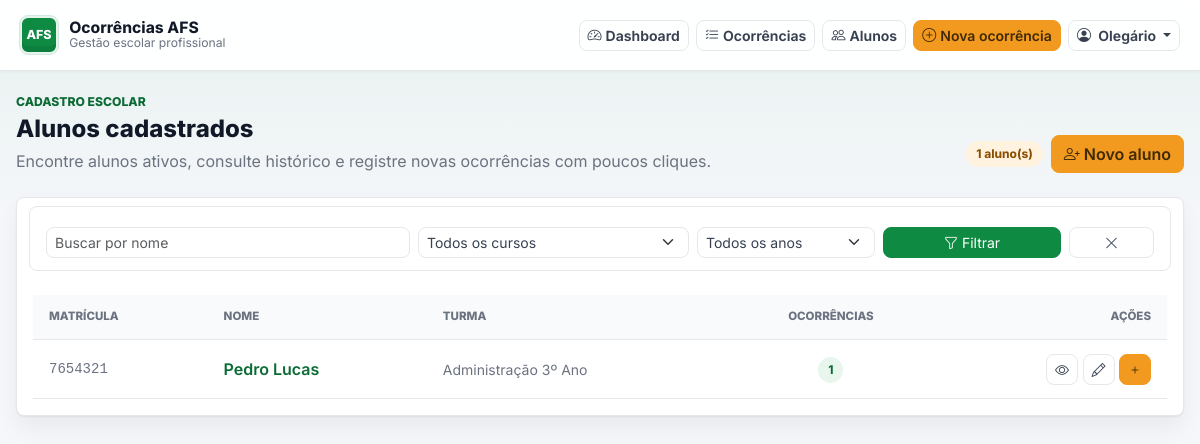
The page /alunos/ (signed in) on the database its author committed.
### ocorrencias/models.py (models this page shows, shortened)
class Aluno(models.Model):
    class Curso(models.TextChoices):
        ADMINISTRACAO = "administracao", "Administração"
        ENFERMAGEM = "enfermagem", "Enfermagem"
        INFORMATICA = "informatica", "Informática"
        LOGISTICA = "logistica", "Logística"
        DS = "ds", "Desenvolvimento de Sistemas"
    ANOS = [(1, "1º Ano"), (2, "2º Ano"), (3, "3º Ano")]
    matricula = models.CharField(max_length=20, unique=True, db_index=True)
    nome = models.CharField(max_length=200, db_index=True)
    curso = models.CharField(max_length=50, choices=Curso.choices, db_index=True)
    ano = models.PositiveSmallIntegerField(choices=ANOS, db_index=True)
    ativo = models.BooleanField(default=True)
    @property
    def turma(self):
        return f"{self.get_curso_display()} {self.get_ano_display()}"
    class Meta:
        ordering = ["nome"]
        verbose_name = "Aluno"
        verbose_name_plural = "Alunos"

### ocorrencias/views.py (the view)
# urls.py: path("alunos/", views.listar_alunos, name="listar_alunos"),
@login_required
def listar_alunos(request):
    alunos = Aluno.objects.filter(ativo=True).annotate(
        total_ocorrencias=Count("ocorrencias")
    )
    nome = request.GET.get("nome", "").strip()
    if nome:
        alunos = alunos.filter(nome__icontains=nome)
    curso = request.GET.get("curso", "")
    if curso:
        alunos = alunos.filter(curso=curso)
    ano = request.GET.get("ano", "")
    if ano:
        alunos = alunos.filter(ano=ano)
    paginator = Paginator(alunos, 20)
    page = paginator.get_page(request.GET.get("page"))
    context = {
        "alunos":   page,
        "page_obj": page,
        "cursos":   Aluno.Curso.choices,
        "anos":     [(str(v), l) for v, l in Aluno.ANOS],
    }
    return render(request, "ocorrencias/listar_alunos.html", context)

### ocorrencias/templates/ocorrencias/listar_alunos.html (shortened to what this page needs)
{% extends 'ocorrencias/base.html' %}
{% block content %}
<header class="d-flex flex-column flex-lg-row justify-content-between gap-3 align-items-lg-end mb-4">
  <div>
    <p class="page-kicker">Cadastro escolar</p>
    <h1 class="page-title">Alunos cadastrados</h1>
    <p class="page-description">Encontre alunos ativos, consulte histórico e registre novas ocorrências com poucos cliques.</p>
  </div>
  <div class="d-flex gap-2 align-items-center">
    <span class="badge badge-soft-warning">{{ page_obj.paginator.count }} aluno(s)</span>
    <a href="{% url 'cadastrar_aluno' %}" class="btn btn-warning fw-semibold">
      <i class="bi bi-person-plus me-1"></i>Novo aluno
    </a>
  </div>
</header>
<section class="card">
  <div class="card-body">
    <form method="GET" class="filter-bar row g-2 mb-4" aria-label="Filtros de alunos">
      <div class="col-md-4">
        <input id="filtro-nome" type="text" name="nome" class="form-control form-control-sm" placeholder="Buscar por nome" value="{{ request.GET.nome }}" />
      </div>
      <div class="col-md-3">
        <select id="filtro-curso" name="curso" class="form-select form-select-sm">
          <option value="">Todos os cursos</option>
        </select>
      </div>
      <div class="col-md-2">
        <select id="filtro-ano" name="ano" class="form-select form-select-sm">
          <option value="">Todos os anos</option>
        </select>
      </div>
      <div class="col-md-2">
        <button type="submit" class="btn btn-primary btn-sm w-100">
          <i class="bi bi-funnel me-1"></i>Filtrar
        </button>
      </div>
      <div class="col-md-1">
        <a href="{% url 'listar_alunos' %}" class="btn btn-outline-secondary btn-sm w-100" title="Limpar filtros" aria-label="Limpar filtros">
          <i class="bi bi-x-lg"></i>
        </a>
      </div>
    </form>
    {% if alunos %}
    <div class="table-responsive">
      <table class="table table-hover align-middle">
        <thead>
          <tr>
            <th class="ps-3">Matrícula</th>
            <th>Nome</th>
            <th>Turma</th>
            <th class="text-center">Ocorrências</th>
            <th class="text-end pe-3">Ações</th>
          </tr>
        </thead>
        <tbody>
          {% for aluno in alunos %}
          <tr>
            <td class="ps-3 text-muted small font-monospace">{{ aluno.matricula }}</td>
            <td class="fw-semibold">
              <a href="{% url 'detalhe_aluno' aluno.pk %}" class="text-decoration-none">{{ aluno.nome }}</a>
            </td>
            <td class="text-muted small">{{ aluno.turma }}</td>
            <td class="text-center">
              {% if aluno.total_ocorrencias > 0 %}
                <span class="badge {% if aluno.total_ocorrencias >= 5 %}badge-soft-danger{% elif aluno.total_ocorrencias >= 3 %}badge-soft-warning{% else %}badge-soft-success{% endif %}">
                  {{ aluno.total_ocorrencias }}
                </span>
              {% else %}
                <span class="text-muted small">—</span>
              {% endif %}
            </td>
            <td class="text-end pe-3">
              <a href="{% url 'detalhe_aluno' aluno.pk %}" class="btn btn-sm btn-outline-secondary" title="Ver histórico" aria-label="Ver histórico de {{ aluno.nome }}">
                <i class="bi bi-eye"></i>
              </a>
              <a href="{% url 'editar_aluno' aluno.pk %}" class="btn btn-sm btn-outline-secondary" title="Editar" aria-label="Editar {{ aluno.nome }}">
                <i class="bi bi-pencil"></i>
              </a>
              <a href="{% url 'cadastrar' %}?aluno={{ aluno.pk }}" class="btn btn-sm btn-warning" title="Nova ocorrência" aria-label="Nova ocorrência para {{ aluno.nome }}">
                <i class="bi bi-plus"></i>
              </a>
            </td>
          </tr>
          {% endfor %}
        </tbody>
      </table>
    </div>
    {% endif %}
  </div>
</section>
{% endblock %}

### ocorrencias/templates/ocorrencias/base.html (shortened to what this page needs)
{% load static %}
<!doctype html>
<html lang="pt-br">
  <head>
    <link href="https://cdn.jsdelivr.net/npm/bootstrap@5.3.0/dist/css/bootstrap.min.css" rel="stylesheet" />
    <link href="https://cdn.jsdelivr.net/npm/bootstrap-icons@1.10.5/font/bootstrap-icons.css" rel="stylesheet" />
    <link href="{% static 'ocorrencias/css/app.css' %}" rel="stylesheet" />
  </head>
  <body>
    <div class="app-shell">
      <nav class="navbar app-navbar sticky-top px-2 py-3">
        <div class="container-fluid">
          <a class="brand-lockup" href="{% url 'dashboard' %}" aria-label="Ir para o dashboard">
            <span class="brand-mark" aria-hidden="true">AFS</span>
            <span class="min-w-0">
              <span class="brand-title">Ocorrências AFS</span>
              <span class="brand-subtitle">Gestão escolar profissional</span>
            </span>
          </a>
          <div class="nav-actions d-flex align-items-center flex-wrap">
            <a href="{% url 'dashboard' %}" class="btn btn-outline-secondary btn-sm">
              <i class="bi bi-speedometer2 me-1"></i>Dashboard
            </a>
            <a href="{% url 'listar' %}" class="btn btn-outline-secondary btn-sm">
              <i class="bi bi-list-check me-1"></i>Ocorrências
            </a>
            <a href="{% url 'listar_alunos' %}" class="btn btn-outline-secondary btn-sm">
              <i class="bi bi-people me-1"></i>Alunos
            </a>
            <a href="{% url 'cadastrar' %}" class="btn btn-warning btn-sm fw-semibold">
              <i class="bi bi-plus-circle me-1"></i>Nova ocorrência
            </a>
            {% if user.is_authenticated %}
            <div class="dropdown">
              <button class="btn btn-outline-secondary btn-sm dropdown-toggle" type="button" data-bs-toggle="dropdown" aria-expanded="false">
                <i class="bi bi-person-circle me-1"></i>
                {{ user.get_full_name|default:user.username }}
              </button>
            </div>
            {% endif %}
          </div>
        </div>
      </nav>
      <main class="app-content">
        {% block content %}{% endblock %}
      </main>
    </div>
  </body>
</html>

### ocorrencias/static/ocorrencias/css/app.css (style rules this page uses)
:root { --afs-green: #0e8a43; --afs-green-dark: #0b6b35; --afs-green-soft: #e8f6ee; --afs-orange: #f29a1f; --afs-orange-soft: #fff3df; --afs-surface: #f5f7fa; --afs-border: #e5e7eb; --afs-text: #374151; --afs-muted: #6b7280; --afs-heading: #111827; --afs-danger: #dc2626; --afs-warning: #b45309; --afs-info: #2563eb; --afs-radius: 8px; --afs-shadow: 0 1px 2px rgba(17, 24, 39, 0.06), 0 12px 24px rgba(17, 24, 39, 0.06); --afs-focus: 0 0 0 0.25rem rgba(14, 138, 67, 0.2); }
* { letter-spacing: 0; }
body { min-height: 100vh; background: linear-gradient(180deg, rgba(14, 138, 67, 0.06) 0, rgba(245, 247, 250, 0) 220px), var(--afs-surface); color: var(--afs-text); font-family: Inter, system-ui, -apple-system, "Segoe UI", sans-serif; }
a { color: var(--afs-green-dark); }
.app-shell { min-height: 100vh; }
.app-navbar { background: rgba(255, 255, 255, 0.94); border-bottom: 1px solid var(--afs-border); box-shadow: 0 1px 2px rgba(17, 24, 39, 0.04); backdrop-filter: blur(14px); }
.brand-lockup { color: var(--afs-heading); display: inline-flex; align-items: center; gap: 0.7rem; min-width: 0; text-decoration: none; }
.brand-mark { align-items: center; background: var(--afs-green); border: 2px solid rgba(255, 255, 255, 0.9); border-radius: var(--afs-radius); box-shadow: inset 0 -6px 0 rgba(11, 107, 53, 0.36); color: #fff; display: inline-flex; font-size: 0.78rem; font-weight: 800; height: 38px; justify-content: center; line-height: 1; min-width: 38px; outline: 1px solid rgba(14, 138, 67, 0.18); }
.brand-title { color: var(--afs-heading); display: block; font-size: 0.98rem; font-weight: 750; line-height: 1.1; }
.brand-subtitle { color: var(--afs-muted); display: block; font-size: 0.76rem; line-height: 1.2; }
.nav-actions { gap: 0.45rem; }
.nav-actions .btn { border-radius: var(--afs-radius); font-weight: 650; }
.app-content { margin-inline: auto; max-width: 1200px; padding: 1.35rem 1rem 3rem; }
.page-kicker { color: var(--afs-green-dark); font-size: 0.76rem; font-weight: 800; margin-bottom: 0.25rem; text-transform: uppercase; }
.page-title { color: var(--afs-heading); font-size: clamp(1.45rem, 2vw, 2rem); font-weight: 780; line-height: 1.15; margin: 0; }
.page-description { color: var(--afs-muted); margin: 0.4rem 0 0; max-width: 780px; }
.card, .metric-card, .panel-card { border: 1px solid var(--afs-border); border-radius: var(--afs-radius); box-shadow: var(--afs-shadow); }
.filter-bar { background: #fff; border: 1px solid var(--afs-border); border-radius: var(--afs-radius); padding: 0.75rem; }
.table { --bs-table-color: var(--afs-text); margin-bottom: 0; }
.table > :not(caption) > * > * { border-bottom-color: var(--afs-border); padding: 0.85rem 1rem; vertical-align: middle; }
.table thead th { background: #f9fafb; color: var(--afs-muted); font-size: 0.72rem; font-weight: 800; text-transform: uppercase; }
.btn { border-radius: var(--afs-radius); }
.btn-primary, .btn-dark { --bs-btn-bg: var(--afs-green); --bs-btn-border-color: var(--afs-green); --bs-btn-hover-bg: var(--afs-green-dark); --bs-btn-hover-border-color: var(--afs-green-dark); --bs-btn-active-bg: var(--afs-green-dark); --bs-btn-active-border-color: var(--afs-green-dark); --bs-btn-disabled-bg: var(--afs-green); --bs-btn-disabled-border-color: var(--afs-green); }
.btn-warning { --bs-btn-bg: var(--afs-orange); --bs-btn-border-color: var(--afs-orange); --bs-btn-color: #3f2a05; --bs-btn-hover-bg: #df850b; --bs-btn-hover-border-color: #df850b; --bs-btn-hover-color: #2b1c03; }
.btn-outline-dark, .btn-outline-secondary { --bs-btn-color: var(--afs-text); --bs-btn-border-color: var(--afs-border); --bs-btn-hover-bg: var(--afs-green-soft); --bs-btn-hover-border-color: rgba(14, 138, 67, 0.35); --bs-btn-hover-color: var(--afs-green-dark); }
.form-control, .form-select, .input-group-text { border-color: var(--afs-border); border-radius: var(--afs-radius); color: var(--afs-text); }
.form-text, .text-muted { color: var(--afs-muted) !important; }
.badge { border-radius: 999px; font-weight: 750; padding: 0.42rem 0.62rem; }
.badge-soft-success { background: var(--afs-green-soft); color: var(--afs-green-dark); }
.badge-soft-warning { background: var(--afs-orange-soft); color: #8a4f00; }

### rows shown on the page
Aluno: matricula "7654321", nome "Pedro Lucas", turma "Administração 3º Ano", total_ocorrencias "1"

### other values the page prints
{{ user.get_full_name|default:user.username }} "Olegário"
{{ page_obj.paginator.count }} "1"
